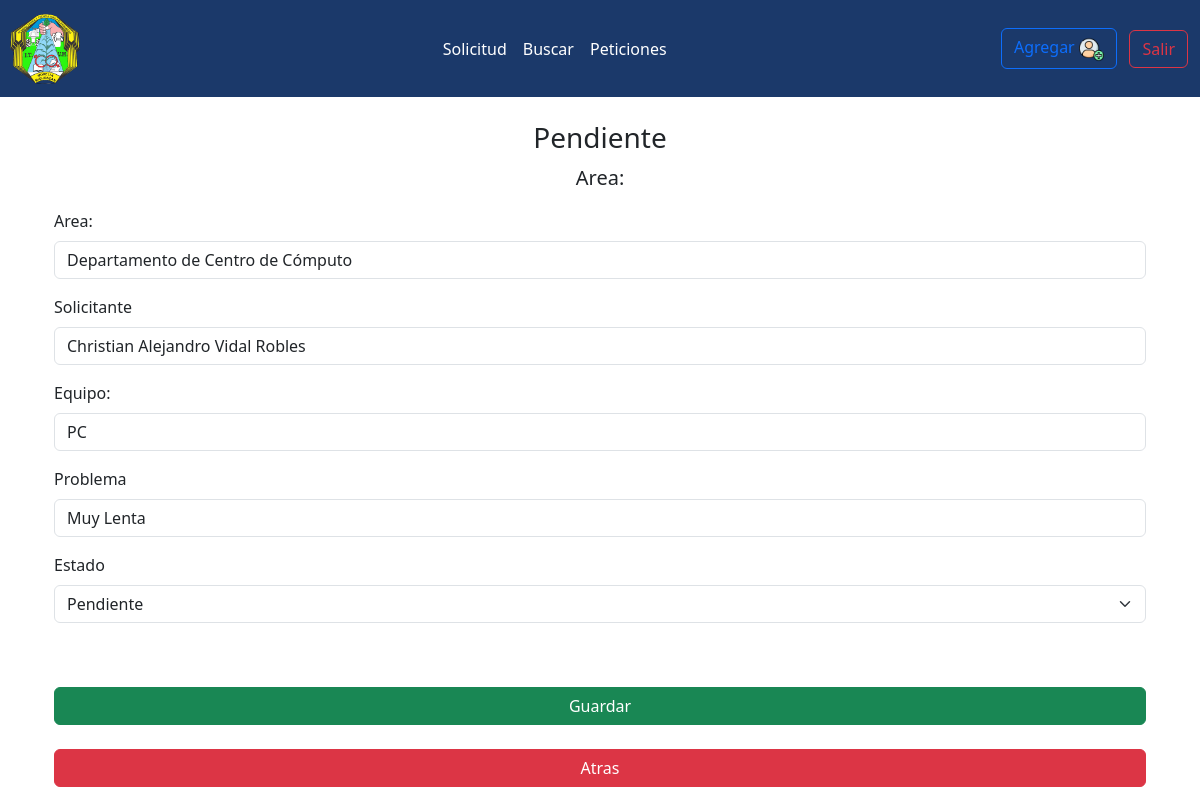
The page /editarPendinete3/10 (signed in) on the database its author committed.
### peticiones/models.py (models this page shows, shortened)
class Peticion(models.Model):
    id=models.AutoField(primary_key=True)
    area=models.ForeignKey(Area,on_delete=models.SET_NULL,blank=False,null=True)
    personal=models.ForeignKey(Personal,on_delete=models.SET_NULL,blank=False,null=True)
    equipo=models.ForeignKey(Equipo,on_delete=models.SET_NULL,blank=False,null=True)
    problema=models.ForeignKey(Problema,on_delete=models.SET_NULL,blank=False,null=True)
    os_choices ={
        ('Pendiente', 'Pendiente'),
        ('En Proceso','En Proceso'),
        ('Finalizada','Finalizada'),
    }
    estado=models.CharField(max_length=20,default="Pendiente",choices=os_choices)
    fsolicitud=models.DateTimeField(auto_now_add=True)
    class Meta:
        verbose_name= "Peticion"
        verbose_name_plural= "Peticiones"

class Area(models.Model):
    name=models.CharField(max_length=120)
    class Meta:
        verbose_name= "Area"
        verbose_name_plural= "Areas"
    def __str__(self):
        return self.name

class Personal(models.Model):
    area=models.ForeignKey(Area,on_delete=models.CASCADE)
    name=models.CharField(max_length=120)
    class Meta:
        verbose_name= "Personal"
        verbose_name_plural= "Personal"
    def __str__(self):
        return self.name

class Equipo(models.Model):
    name=models.CharField(max_length=40)
    class Meta:
        verbose_name= "Equipo"
        verbose_name_plural= "Equipos"
    def __str__(self):
        return self.name

class Problema(models.Model):
    equipo=models.ForeignKey(Equipo,on_delete=models.CASCADE)
    name=models.CharField(max_length=40)
    class Meta:
        verbose_name= "Problema"
        verbose_name_plural= "Problemas"
    def __str__(self):
        return self.name

### peticiones/views.py (the view)
# urls.py: path('editarPendinete3/<int:id>',views.editar3,name='editar3'),
def editar3(request,id,):
    pendientes= get_object_or_404(Peticion,id=id)
    return render(request,"editarpendiente3.html",{'pendientes':pendientes})

### peticiones/templatetags/user_tags.py (called while the page is built)
@register.filter(name='has_group')
def has_group(user, group_name):
    group = Group.objects.filter(name=group_name)
    if group:
        group = group.first()
        return group in user.groups.all()
    else:
        return False

### peticiones/templates/editarpendiente3.html (shortened to what this page needs)
{%extends 'base.html'%}
{%load crispy_forms_tags%}
{%block content%}
<h3 class="text-center">Pendiente</h3>
<body>
  <div class="container">
    <form class="form-horizontal" action="/editarPendiente2/" method="post" role="form">
     <figure class="text-center">
      <blockquote class="blockquote">
        <p>Area:</p>
      </blockquote>
    </figure>
    <div class="mb-3">
      <label for="disabledTextInput" class="form-label">Area:</label>
      <input type="text" id="disabledTextInput" value="{{pendientes.area}}" class="form-control" placeholder="Disabled input">
    </div>
    <div class="mb-3">
      <label for="disabledTextInput" class="form-label">Solicitante</label>
      <input type="text" id="disabledTextInput" value="{{pendientes.personal}}" class="form-control" placeholder="Disabled input">
    </div>
    <div class="mb-3">
      <label for="disabledTextInput" class="form-label">Equipo:</label>
      <input type="text" id="disabledTextInput" value="{{pendientes.equipo}}" class="form-control" placeholder="Disabled input">
    </div>
    <div class="mb-3">
      <label for="disabledTextInput" class="form-label">Problema</label>
      <input type="text" id="disabledTextInput" value="{{pendientes.problema}}" class="form-control" placeholder="Disabled input">
    </div>
    <div class="mb-3">
      <label for="disabledTextInput" class="form-label">Estado</label>
      <select name="Estado" class="form-select">
        <option selected>{{pendientes.estado}}</option>
      </select>
    </div>
<br>
        <br>
        <div class="d-grid gap-2">
          <button type="submit" class="btn btn-success btn-block text-white">Guardar</button>
        </div>
        <br>
        <div class="d-grid gap-2">
          <button type="submit" class="btn btn-danger btn-block text-white">Atras</button>
        </div>
  </form>
  </div>
</body>
{%endblock%}

### rows shown on the page
Peticion: area "Departamento de Centro de Cómputo", personal "Christian Alejandro Vidal Robles", equipo "PC", problema "Muy Lenta", Estado "Pendiente"
